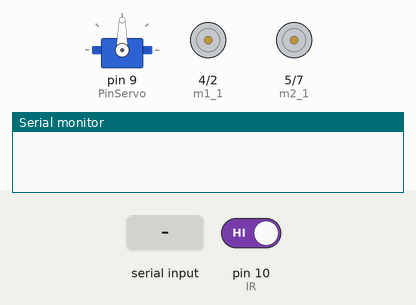
Recording of a sketch running on a simulated Arduino Uno, built with avr-gcc and run on an emulated ATmega328P. Parts: servo, motor-driver pin pairs drawn as motors (green arrow = first pin HIGH = forward, orange = second pin HIGH = backward, longer = more drive, scaled by the enable pin), the last lines printed to the serial monitor. The inputs (shaded band) are chosen by the test bench; at power-on: pin 10 (IR) HIGH.

Above: at 1.2 s.
1.3 s: pin 10 (IR) driven LOW
At 1.8 s:
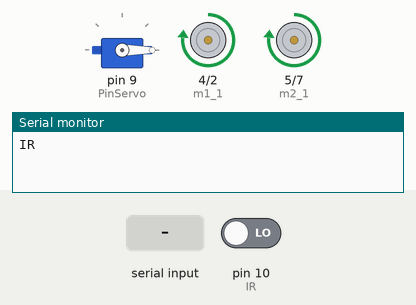
At 2.15 s:
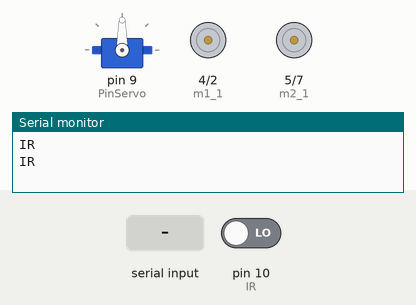
4.3 s: "F" received over Serial
7.3 s: "R" received over Serial
At 8.55 s:
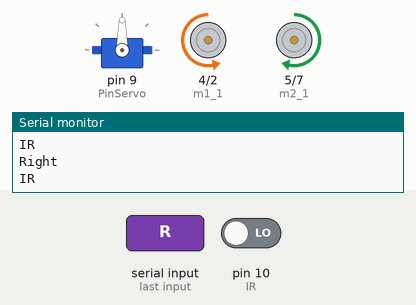
10.3 s: "L" received over Serial
At 11.4 s:
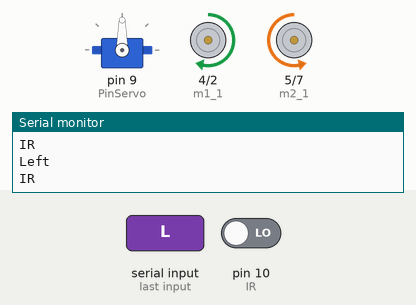
13.3 s: "B" received over Serial
16.3 s: "I" received over Serial
Timing chart, 0 to 20.3 s (numbered marks = the images above; inputs shaded):
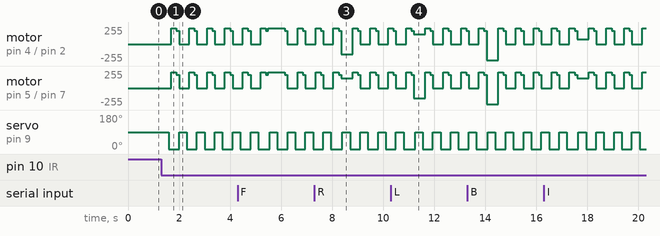

The sketch:

bluetooth_controlled_bot.ino
```cpp
#include<Servo.h>
// initializing the code by mentioning the pin number and connections
Servo Turn_Servo;
const int m1_1 = 4;    //Left wheel
const int m1_2 = 2;
const int m2_1 = 5;    //Right wheel
const int m2_2 = 7;
const int en_1 = 3;     //Enable Left
const int en_2 = 6;

const int IR = 10;

const int PinServo = 9;


char Trigger;

void StopMotor() // code to stop moving the motor
{
  digitalWrite(m1_1,LOW);
  digitalWrite(m1_2,LOW);
  digitalWrite(m2_1,LOW);
  digitalWrite(m2_2,LOW);
}

void Left(int PwmC = 100){ // to turn left by making left motor LOW and right motor HIGH
  digitalWrite(m1_1,HIGH);
  digitalWrite(m1_2,LOW);
  digitalWrite(m2_1,LOW);
  digitalWrite(m2_2,HIGH);
  analogWrite(en_1,PwmC);
  analogWrite(en_2,PwmC);
}

void Right(int PwmC = 100){ // to turn right by making right motor LOW and left motor HIGH
  digitalWrite(m1_1,LOW);
  digitalWrite(m1_2,HIGH);
  digitalWrite(m2_1,HIGH);
  digitalWrite(m2_2,LOW);
  analogWrite(en_1,PwmC);
  analogWrite(en_2,PwmC);
}

void Forward(int PwmC = 100){ // function to move forward
  digitalWrite(m1_1,HIGH);
  digitalWrite(m1_2,LOW);
  digitalWrite(m2_1,HIGH);
  digitalWrite(m2_2,LOW);
  analogWrite(en_1,PwmC);
  analogWrite(en_2,PwmC);
  //Serial.print(dist1);
}

void Reverse(int PwmC = 100){ // fucntion to move reverse
  digitalWrite(m1_1,LOW);
  digitalWrite(m1_2,HIGH);
  digitalWrite(m2_1,LOW);
  digitalWrite(m2_2,HIGH);
  analogWrite(en_1,PwmC);
  analogWrite(en_2,PwmC);
  //Serial.print(dist1);
}

void TServo(){ // function to turn the servo motor by 90 degrees and a delay is given after every 90 degrees.
  int pos = 0;
  Turn_Servo.write(90);
  delay(300);
  Turn_Servo.write(0);
  delay(100);
  Forward(240);
  delay(200);
}


void setup() {// define the OUTPUT and INPUT to the arduino by setting the motors as OUTPUT and IR as INPUT.
  Turn_Servo.attach(PinServo);
  Serial.begin(9600);
  pinMode(m1_1,OUTPUT);
  pinMode(m1_2,OUTPUT);
  pinMode(m2_1,OUTPUT);
  pinMode(m2_2,OUTPUT);
  pinMode(en_1,OUTPUT);
  pinMode(en_2,OUTPUT);
  pinMode(IR,INPUT);
}


void loop() {
  if(Serial.available() > 0)     // Send data only when you receive data:
     {
        Trigger = Serial.read();
        Serial.println(Trigger);
     }

  if(!digitalRead(IR)) // Black Considered as 0 and white as 1. Servo should turn 90 degrees when it reads a black line.
  {
    Serial.println("IR");
    TServo();
    Forward(200);
    delay(100);
  }

  if(Trigger == 'F'){    //For FWD
    Forward(240);
    delay(49);
    Serial.println("forward");
  }

  else if(Trigger =='R'){  //For Right
    Right(150);
    delay(49);
    Serial.println("Right");
  }

  else if(Trigger == 'L'){  //For Left
    Left(150);
    delay(49);
    Serial.println("Left");
  }

  else if(Trigger == 'B'){ //For Reverse
    Reverse(240);
    delay(49);
    Serial.println("reverse");
  }
  else if(Trigger == 'I'){
      digitalWrite(m1_1,HIGH);
      digitalWrite(m1_2,LOW);
      digitalWrite(m2_1,HIGH);
      digitalWrite(m2_2,LOW);
      analogWrite(en_2,150);
      analogWrite(en_1,75);
      delay(48);
  }
  else if(Trigger == 'G'){
      digitalWrite(m1_1,HIGH);
      digitalWrite(m1_2,LOW);
      digitalWrite(m2_1,HIGH);
      digitalWrite(m2_2,LOW);
      analogWrite(en_2,75);
      analogWrite(en_1,150);
      delay(48);
  }
  else if(Trigger == 'H'){
      digitalWrite(m1_1,LOW);
      digitalWrite(m1_2,HIGH);
      digitalWrite(m2_1,LOW);
      digitalWrite(m2_2,HIGH);
      analogWrite(en_2,75);
      analogWrite(en_1,150);
      delay(48);
  }

  else if(Trigger == 'J'){
      digitalWrite(m1_1,LOW);
      digitalWrite(m1_2,HIGH);
      digitalWrite(m2_1,LOW);
      digitalWrite(m2_2,HIGH);
      analogWrite(en_2,150);
      analogWrite(en_1,75);
      delay(48);
  }

  else{
    StopMotor();
  }
  Trigger = '0';
}
```

Measured:
- after the input at 1.3 s, motor on pin 4 (m1_1) / pin 2 (m1_2), motor on pin 5 (m2_1) / pin 7 (m2_2): stopped → forward 240/255 after 0.40 s, then repeats every 0.70 s: forward 200/255 0.10 s, stopped 0.40 s, forward 240/255 0.20 s; servo on pin 9 (PinServo): alternates 90° for 0.30 s and 0° for 0.40 s, starting after 0.30 s
